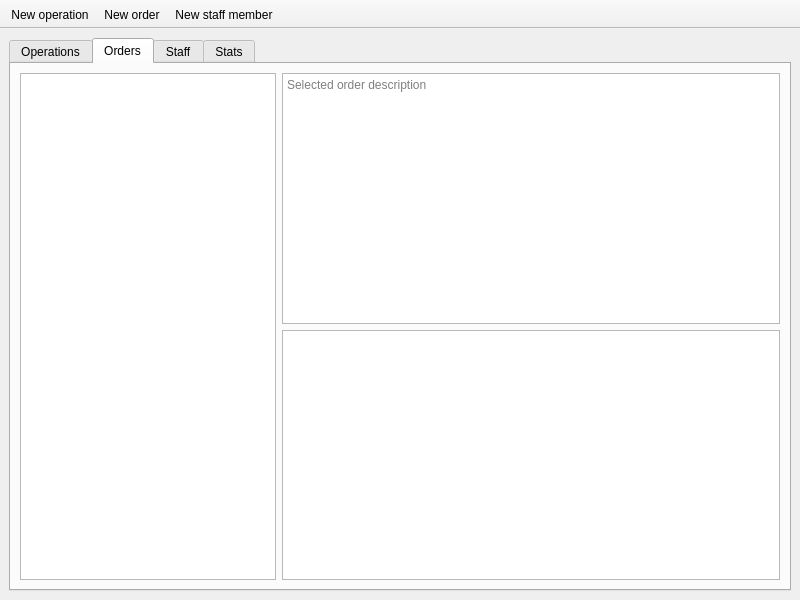
<?xml version="1.0" encoding="UTF-8"?>
<ui version="4.0">
 <class>MainWindow</class>
 <widget class="QMainWindow" name="MainWindow">
  <property name="geometry">
   <rect>
    <x>0</x>
    <y>0</y>
    <width>800</width>
    <height>600</height>
   </rect>
  </property>
  <property name="windowTitle">
   <string>ASU admin</string>
  </property>
  <property name="windowIcon">
   <iconset resource="mainwindowres.qrc">
    <normaloff>:/MainWindowRes/abacus.png</normaloff>:/MainWindowRes/abacus.png</iconset>
  </property>
  <widget class="QWidget" name="centralwidget">
   <layout class="QGridLayout" name="gridLayout">
    <item row="0" column="0">
     <widget class="QTabWidget" name="tabWidget">
      <property name="currentIndex">
       <number>1</number>
      </property>
      <widget class="QWidget" name="operations">
       <attribute name="title">
        <string>Operations</string>
       </attribute>
       <layout class="QGridLayout" name="gridLayout_3">
        <item row="0" column="1">
         <widget class="QPlainTextEdit" name="operDesc">
          <property name="readOnly">
           <bool>true</bool>
          </property>
          <property name="placeholderText">
           <string>Selected operation description</string>
          </property>
         </widget>
        </item>
        <item row="0" column="0" alignment="Qt::AlignLeft">
         <widget class="QTableView" name="operNames">
          <property name="contextMenuPolicy">
           <enum>Qt::CustomContextMenu</enum>
          </property>
          <property name="editTriggers">
           <set>QAbstractItemView::NoEditTriggers</set>
          </property>
          <property name="showGrid">
           <bool>false</bool>
          </property>
          <attribute name="horizontalHeaderVisible">
           <bool>false</bool>
          </attribute>
          <attribute name="horizontalHeaderHighlightSections">
           <bool>false</bool>
          </attribute>
          <attribute name="verticalHeaderVisible">
           <bool>false</bool>
          </attribute>
          <attribute name="verticalHeaderHighlightSections">
           <bool>false</bool>
          </attribute>
         </widget>
        </item>
       </layout>
      </widget>
      <widget class="QWidget" name="orders">
       <attribute name="title">
        <string>Orders</string>
       </attribute>
       <layout class="QGridLayout" name="gridLayout_4">
        <item row="0" column="1">
         <layout class="QVBoxLayout" name="verticalLayout">
          <item>
           <widget class="QPlainTextEdit" name="orderDesc">
            <property name="readOnly">
             <bool>true</bool>
            </property>
            <property name="placeholderText">
             <string>Selected order description</string>
            </property>
           </widget>
          </item>
          <item>
           <widget class="QTreeView" name="orderAlgo">
            <property name="editTriggers">
             <set>QAbstractItemView::NoEditTriggers</set>
            </property>
            <property name="headerHidden">
             <bool>true</bool>
            </property>
            <attribute name="headerVisible">
             <bool>false</bool>
            </attribute>
           </widget>
          </item>
         </layout>
        </item>
        <item row="0" column="0" alignment="Qt::AlignLeft">
         <widget class="QTableView" name="orderNames">
          <property name="contextMenuPolicy">
           <enum>Qt::CustomContextMenu</enum>
          </property>
          <property name="editTriggers">
           <set>QAbstractItemView::NoEditTriggers</set>
          </property>
          <property name="showGrid">
           <bool>false</bool>
          </property>
          <attribute name="horizontalHeaderVisible">
           <bool>false</bool>
          </attribute>
          <attribute name="horizontalHeaderHighlightSections">
           <bool>false</bool>
          </attribute>
          <attribute name="verticalHeaderVisible">
           <bool>false</bool>
          </attribute>
          <attribute name="verticalHeaderHighlightSections">
           <bool>false</bool>
          </attribute>
         </widget>
        </item>
       </layout>
      </widget>
      <widget class="QWidget" name="staff">
       <attribute name="title">
        <string>Staff</string>
       </attribute>
       <layout class="QGridLayout" name="gridLayout_5">
        <item row="0" column="0">
         <widget class="QTableView" name="staffView">
          <property name="contextMenuPolicy">
           <enum>Qt::CustomContextMenu</enum>
          </property>
          <property name="editTriggers">
           <set>QAbstractItemView::NoEditTriggers</set>
          </property>
         </widget>
        </item>
       </layout>
      </widget>
      <widget class="QWidget" name="stats">
       <attribute name="title">
        <string>Stats</string>
       </attribute>
       <layout class="QGridLayout" name="gridLayout_2">
        <item row="0" column="0">
         <widget class="QTabWidget" name="tabWidget_2"/>
        </item>
       </layout>
      </widget>
     </widget>
    </item>
   </layout>
  </widget>
  <widget class="QToolBar" name="toolBar">
   <property name="windowTitle">
    <string>toolBar</string>
   </property>
   <property name="movable">
    <bool>false</bool>
   </property>
   <attribute name="toolBarArea">
    <enum>TopToolBarArea</enum>
   </attribute>
   <attribute name="toolBarBreak">
    <bool>false</bool>
   </attribute>
   <addaction name="actNewOperation"/>
   <addaction name="actNewOrder"/>
   <addaction name="actNewStaffMember"/>
  </widget>
  <action name="actNewOperation">
   <property name="icon">
    <iconset resource="mainwindowres.qrc">
     <normaloff>:/MainWindowRes/new_oper.png</normaloff>:/MainWindowRes/new_oper.png</iconset>
   </property>
   <property name="text">
    <string>New operation</string>
   </property>
   <property name="toolTip">
    <string>add new operation</string>
   </property>
  </action>
  <action name="actNewOrder">
   <property name="icon">
    <iconset resource="mainwindowres.qrc">
     <normaloff>:/MainWindowRes/new_order.png</normaloff>:/MainWindowRes/new_order.png</iconset>
   </property>
   <property name="text">
    <string>New order</string>
   </property>
   <property name="toolTip">
    <string>add new order</string>
   </property>
  </action>
  <action name="actNewStaffMember">
   <property name="icon">
    <iconset resource="mainwindowres.qrc">
     <normaloff>:/MainWindowRes/new_staff.png</normaloff>:/MainWindowRes/new_staff.png</iconset>
   </property>
   <property name="text">
    <string>New staff member</string>
   </property>
   <property name="toolTip">
    <string>add new staff member</string>
   </property>
  </action>
  <action name="actEditOperation">
   <property name="icon">
    <iconset resource="mainwindowres.qrc">
     <normaloff>:/MainWindowRes/edit_oper.png</normaloff>:/MainWindowRes/edit_oper.png</iconset>
   </property>
   <property name="text">
    <string>Edit operation</string>
   </property>
   <property name="toolTip">
    <string>edit selected opeartion</string>
   </property>
  </action>
  <action name="actEditOrder">
   <property name="icon">
    <iconset resource="mainwindowres.qrc">
     <normaloff>:/MainWindowRes/edit_order.png</normaloff>:/MainWindowRes/edit_order.png</iconset>
   </property>
   <property name="text">
    <string>Edit order</string>
   </property>
   <property name="toolTip">
    <string>edit selected order</string>
   </property>
  </action>
  <action name="actEditStaffMember">
   <property name="icon">
    <iconset resource="mainwindowres.qrc">
     <normaloff>:/MainWindowRes/edit_staff.png</normaloff>:/MainWindowRes/edit_staff.png</iconset>
   </property>
   <property name="text">
    <string>Edit staff member</string>
   </property>
   <property name="toolTip">
    <string>edit selected staff member</string>
   </property>
  </action>
  <action name="actDeleteOperation">
   <property name="icon">
    <iconset resource="mainwindowres.qrc">
     <normaloff>:/MainWindowRes/delete_oper.png</normaloff>:/MainWindowRes/delete_oper.png</iconset>
   </property>
   <property name="text">
    <string>Delete operation</string>
   </property>
   <property name="toolTip">
    <string>delete selected operation</string>
   </property>
  </action>
  <action name="actDeleteOrder">
   <property name="icon">
    <iconset resource="mainwindowres.qrc">
     <normaloff>:/MainWindowRes/delete_order.png</normaloff>:/MainWindowRes/delete_order.png</iconset>
   </property>
   <property name="text">
    <string>Delete Order</string>
   </property>
   <property name="toolTip">
    <string>delete selected order</string>
   </property>
  </action>
  <action name="actDeleteStaffMember">
   <property name="icon">
    <iconset resource="mainwindowres.qrc">
     <normaloff>:/MainWindowRes/delete_staff.png</normaloff>:/MainWindowRes/delete_staff.png</iconset>
   </property>
   <property name="text">
    <string>Delete staff member</string>
   </property>
   <property name="toolTip">
    <string>delete selected staff member</string>
   </property>
  </action>
 </widget>
 <resources>
  <include location="mainwindowres.qrc"/>
 </resources>
 <connections/>
</ui>
